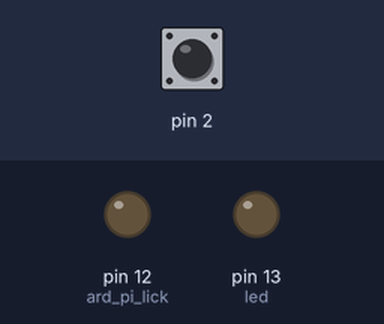
Simulated run of this sketch. Board: Arduino Uno, built with avr-gcc and run on an emulated ATmega328P. On the bench: output pins drawn as LEDs (lit = HIGH). Inputs (shaded band) come from the test bench; at power-on: pin 2 HIGH.

Above: at 3.7 s.
3.8 s: pin 2 pulled LOW for 0.15 s
At 3.9 s:
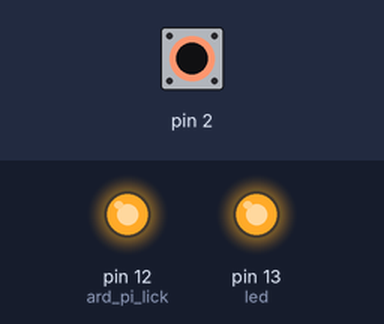
5.5 s: pin 2 pulled LOW for 3.2 s
At 10.1 s:
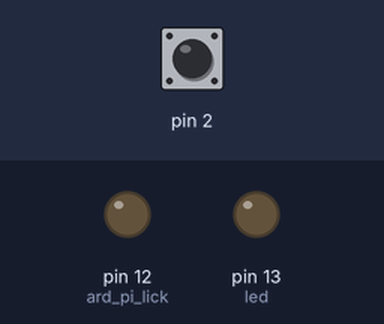
Timing chart, 0 to 11.6 s (numbered marks = the images above; inputs shaded):
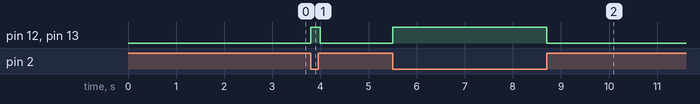

Measured:
- after the input at 3.8 s, pin 12 (ard_pi_lick), pin 13 (led): LOW → HIGH at once, → LOW 0.20 s later
- after the input at 5.5 s, pin 12 (ard_pi_lick), pin 13 (led): LOW → HIGH at once, → LOW 3.2 s later

The sketch:

lick_sensor_SM2.ino
```cpp
#include <CapacitiveSensor.h>
CapacitiveSensor   cs_6_2 = CapacitiveSensor(6,2);       // 10M resistor between pins 2 & 6, pin 2 is sensor pin
//Capacitive sensor
int cs_thresh;//look at serial monitor during testing to find a value
int var;
int cs1;
//outputs to Pi
const int ard_pi_lick = 12;//output TTL
const int led = 13;//diagnostic led internal D13

void setup()
{
//    cs_6_2.set_CS_AutocaL_Millis(0xFFFFFFFF);     // turn off autocalibrate on channel 1 - just as an example
//    Serial.begin(9600);//setup serial
    pinMode(ard_pi_lick, OUTPUT);
    pinMode(led, OUTPUT);
    //collect lick sensor bsl
    delay(1000);
    var = 0;
    cs_thresh=0;
    while (var < 5)
    {
      cs_thresh =  cs_thresh+cs_6_2.capacitiveSensor(1000);
      var++;
    }
    cs_thresh=(cs_thresh/5)+500;
    delay(1000);
//    Serial.print("cs_threshold   ");  //show value for trouble shooting if serial monitor is on
//    Serial.println(cs_thresh);
}

void loop()
{
    long cs1 = cs_6_2.capacitiveSensor(1000);
    var = 0;
//    Serial.print("\t");                    // tab character for debug windown spacing
//    Serial.println(cs1);
    if (cs1<cs_thresh) //capacitive sensor
    {
        digitalWrite(ard_pi_lick, LOW);
        digitalWrite(led, LOW);
    }
    else
    {
        digitalWrite(ard_pi_lick, HIGH); //on this old arduino low level is -5v and high is 0, so wired ground and pin reverse and coded high/low reverse.
        digitalWrite(led, HIGH);
    }

}
```
